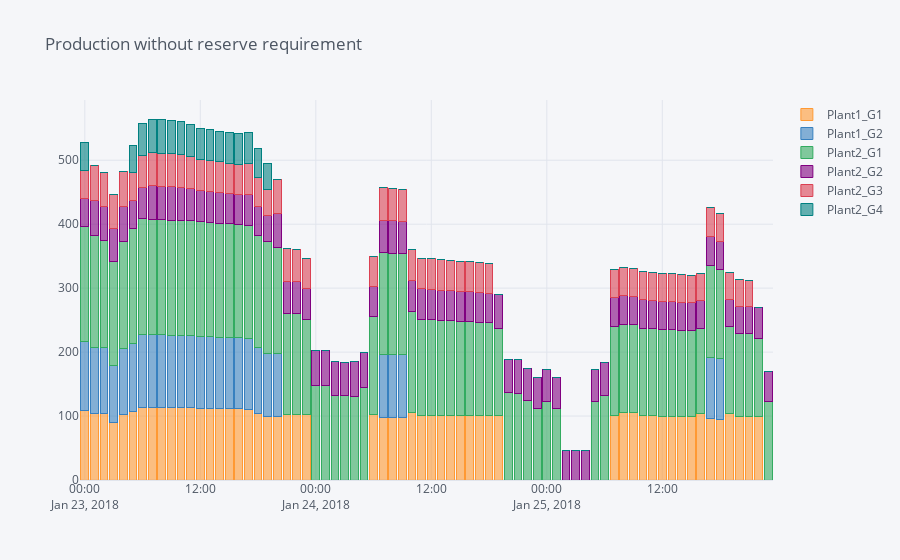

The code cell stored with this chart in its notebook:
### Code cell
#Create a standard ShopSession
shop=ShopSession()
#Build a simple model with two reservoirs, two plants, and 6 generators.
build_model(shop)
#Display topology to the screen
display(shop.model.build_connection_tree())

#Run an optimization without any reserve obligations
run_model(shop)

#Display the optimal production level
pd.DataFrame([gen.production.get().rename(gen.get_name()) for gen in shop.model.generator]).transpose().iplot(title="Production without reserve requirement", kind='bar', barmode = 'stack')
